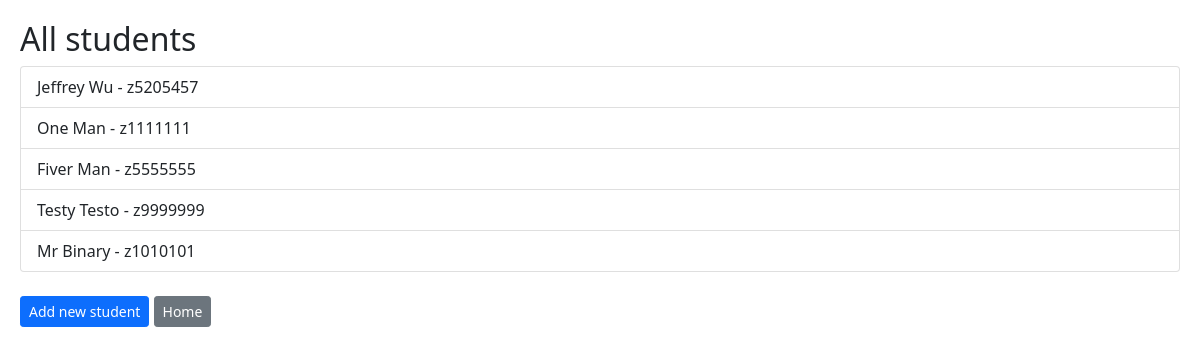
The app's page /courses/students/, older data.
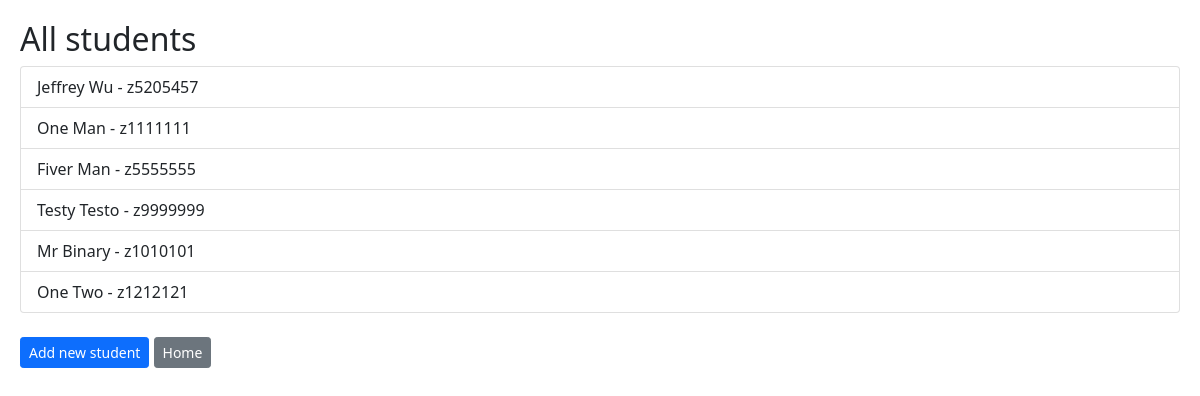
The same page, newer data.
### courses/models.py (models this page shows)
class Student(models.Model):
    z_id = models.CharField(primary_key=True, max_length=8, validators=[RegexValidator(regex='^z\d{7}$', \
        message='zId needs to start with z followed by 7 numbers')])
    first_name = models.CharField(max_length=30)
    last_name = models.CharField(max_length=30)
    courses = models.ManyToManyField(Course, through='Enrolment', blank=True)
    def __str__(self):
        return f"{self.first_name} {self.last_name}"

### courses/views.py (the view)
# urls.py: path('students/', views.AllStudentsView.as_view(), name='all_students'),
class AllStudentsView(generic.ListView):
    model = Student
    queryset = Student.objects.all()
    context_object_name = 'all_students'
    template_name = 'courses/students/all_students.html'

### courses/templates/courses/students/all_students.html
{% extends 'courses/base.html' %}
{% block content %}
    <h2>All students</h2>
    {% if all_students %}
        <ul class="list-group">
            {% for student in all_students %}
            <a href="{% url 'courses:student_detail' student.z_id %}"
                class="list-group-item list-group-item-action">{{ student }} - {{ student.z_id }}</a>
            {% endfor %}
        </ul>
        <br />
    {% else %}
        <p>There are no students</p>
    {% endif %}
    <input type="button" value="Add new student" class="btn btn-primary btn-sm"
        onclick="location.href='{% url 'courses:new_student' %}'">
    <input type="button" value="Home" class="btn btn-secondary btn-sm"
    onclick="location.href='{% url 'courses:students_home' %}'">
{% endblock %}

### courses/templates/courses/base.html (shortened to what this page needs)
<!DOCTYPE html>
<html>
    <head>
        <link href="https://cdn.jsdelivr.net/npm/bootstrap@5.0.0-beta2/dist/css/bootstrap.min.css" rel="stylesheet">
    </head>
    <body>
        {% block content %}
        {% endblock %}
    </body>
</html>

### courses/templates/courses/base.html (style rules this page uses)
body { margin: 20px; }

Row changes from the older to the newer data that the page shows:
added Student: first_name+last_name "One Two", z_id "z1212121"
